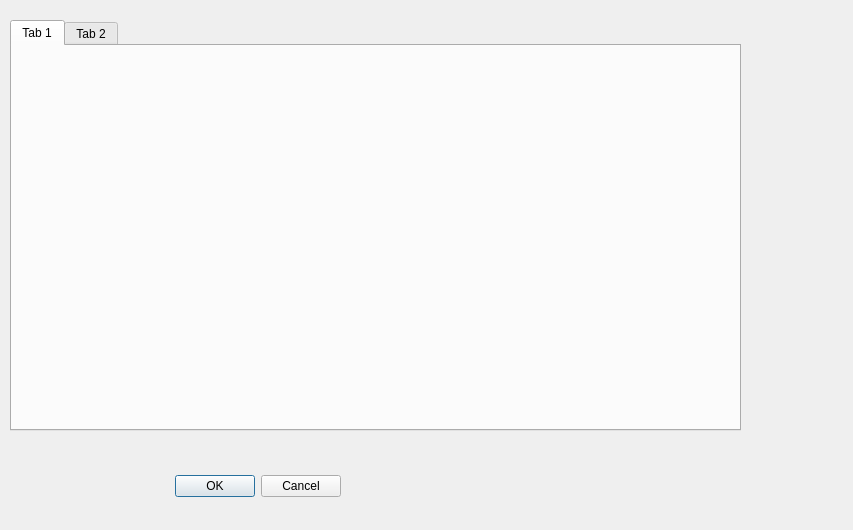
<?xml version="1.0" encoding="UTF-8"?>
<ui version="4.0">
 <class>DPosicionBolas</class>
 <widget class="QDialog" name="DPosicionBolas">
  <property name="geometry">
   <rect>
    <x>0</x>
    <y>0</y>
    <width>853</width>
    <height>530</height>
   </rect>
  </property>
  <property name="windowTitle">
   <string>Dialog</string>
  </property>
  <widget class="QDialogButtonBox" name="buttonBox">
   <property name="geometry">
    <rect>
     <x>0</x>
     <y>470</y>
     <width>341</width>
     <height>32</height>
    </rect>
   </property>
   <property name="orientation">
    <enum>Qt::Horizontal</enum>
   </property>
   <property name="standardButtons">
    <set>QDialogButtonBox::Cancel|QDialogButtonBox::Ok</set>
   </property>
  </widget>
  <widget class="QTabWidget" name="tabBolas">
   <property name="geometry">
    <rect>
     <x>10</x>
     <y>20</y>
     <width>731</width>
     <height>411</height>
    </rect>
   </property>
   <widget class="QWidget" name="tab">
    <attribute name="title">
     <string>Tab 1</string>
    </attribute>
   </widget>
   <widget class="QWidget" name="tab_2">
    <attribute name="title">
     <string>Tab 2</string>
    </attribute>
   </widget>
  </widget>
 </widget>
 <resources/>
 <connections>
  <connection>
   <sender>buttonBox</sender>
   <signal>accepted()</signal>
   <receiver>DPosicionBolas</receiver>
   <slot>accept()</slot>
   <hints>
    <hint type="sourcelabel">
     <x>248</x>
     <y>254</y>
    </hint>
    <hint type="destinationlabel">
     <x>157</x>
     <y>274</y>
    </hint>
   </hints>
  </connection>
  <connection>
   <sender>buttonBox</sender>
   <signal>rejected()</signal>
   <receiver>DPosicionBolas</receiver>
   <slot>reject()</slot>
   <hints>
    <hint type="sourcelabel">
     <x>316</x>
     <y>260</y>
    </hint>
    <hint type="destinationlabel">
     <x>286</x>
     <y>274</y>
    </hint>
   </hints>
  </connection>
 </connections>
</ui>
